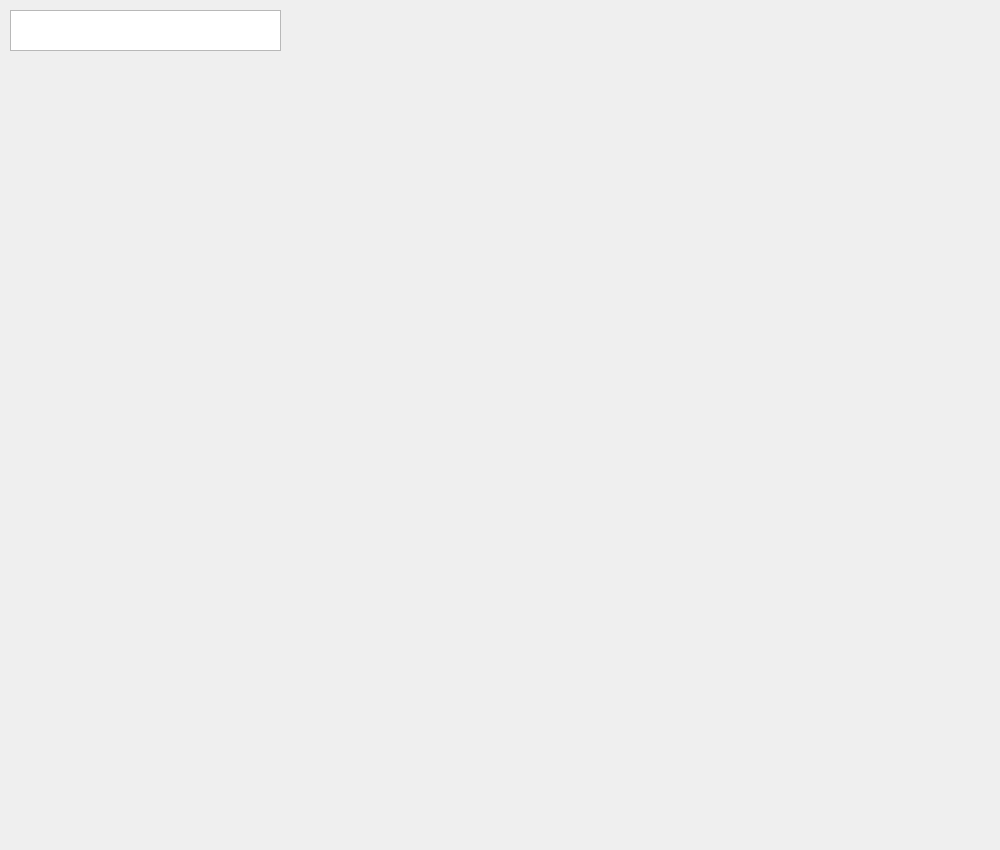
<?xml version="1.0" encoding="UTF-8"?>
<ui version="4.0">
 <class>Biblioteka</class>
 <widget class="QWidget" name="Biblioteka">
  <property name="geometry">
   <rect>
    <x>0</x>
    <y>0</y>
    <width>1000</width>
    <height>850</height>
   </rect>
  </property>
  <property name="windowTitle">
   <string>Form</string>
  </property>
  <widget class="QTextEdit" name="NazwaUzytkownika">
   <property name="geometry">
    <rect>
     <x>10</x>
     <y>10</y>
     <width>271</width>
     <height>41</height>
    </rect>
   </property>
   <property name="readOnly">
    <bool>true</bool>
   </property>
  </widget>
 </widget>
 <resources/>
 <connections/>
</ui>
